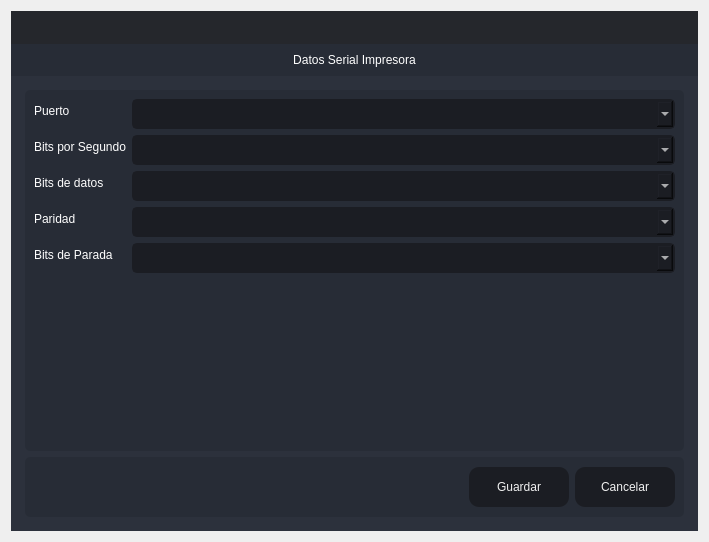
<?xml version="1.0" encoding="UTF-8"?>
<ui version="4.0">
 <class>Create_Aduana</class>
 <widget class="QDialog" name="Create_Aduana">
  <property name="windowModality">
   <enum>Qt::ApplicationModal</enum>
  </property>
  <property name="geometry">
   <rect>
    <x>0</x>
    <y>0</y>
    <width>709</width>
    <height>542</height>
   </rect>
  </property>
  <property name="windowTitle">
   <string>Actualizar</string>
  </property>
  <layout class="QVBoxLayout" name="verticalLayout_6">
   <item>
    <widget class="QFrame" name="frame_main">
     <property name="styleSheet">
      <string notr="true">/* LINE EDIT */
QLineEdit {
	background-color: rgb(27, 29, 35);
	border-radius: 5px;
	border: 2px solid rgb(27, 29, 35);
	padding-left: 10px;
}
QLineEdit:hover {
	border: 2px solid rgb(64, 71, 88);
}
QLineEdit:focus {
	border: 2px solid rgb(91, 101, 124);
}

/* SCROLL BARS */
QScrollBar:horizontal {
    border: none;
    background: rgb(52, 59, 72);
    height: 14px;
    margin: 0px 21px 0 21px;
	border-radius: 0px;
}
QScrollBar::handle:horizontal {
    background: rgb(85, 170, 255);
    min-width: 25px;
	border-radius: 7px
}
QScrollBar::add-line:horizontal {
    border: none;
    background: rgb(55, 63, 77);
    width: 20px;
	border-top-right-radius: 7px;
    border-bottom-right-radius: 7px;
    subcontrol-position: right;
    subcontrol-origin: margin;
}
QScrollBar::sub-line:horizontal {
    border: none;
    background: rgb(55, 63, 77);
    width: 20px;
	border-top-left-radius: 7px;
    border-bottom-left-radius: 7px;
    subcontrol-position: left;
    subcontrol-origin: margin;
}
QScrollBar::up-arrow:horizontal, QScrollBar::down-arrow:horizontal
{
     background: none;
}
QScrollBar::add-page:horizontal, QScrollBar::sub-page:horizontal
{
     background: none;
}
 QScrollBar:vertical {
	border: none;
    background: rgb(52, 59, 72);
    width: 14px;
    margin: 21px 0 21px 0;
	border-radius: 0px;
 }
 QScrollBar::handle:vertical {	
	background: rgb(85, 170, 255);
    min-height: 25px;
	border-radius: 7px
 }
 QScrollBar::add-line:vertical {
     border: none;
    background: rgb(55, 63, 77);
     height: 20px;
	border-bottom-left-radius: 7px;
    border-bottom-right-radius: 7px;
     subcontrol-position: bottom;
     subcontrol-origin: margin;
 }
 QScrollBar::sub-line:vertical {
	border: none;
    background: rgb(55, 63, 77);
     height: 20px;
	border-top-left-radius: 7px;
    border-top-right-radius: 7px;
     subcontrol-position: top;
     subcontrol-origin: margin;
 }
 QScrollBar::up-arrow:vertical, QScrollBar::down-arrow:vertical {
     background: none;
 }

 QScrollBar::add-page:vertical, QScrollBar::sub-page:vertical {
     background: none;
 }

/* CHECKBOX */
QCheckBox::indicator {
    border: 3px solid rgb(52, 59, 72);
	width: 15px;
	height: 15px;
	border-radius: 10px;
    background: rgb(44, 49, 60);
}
QCheckBox::indicator:hover {
    border: 3px solid rgb(58, 66, 81);
}
QCheckBox::indicator:checked {
    background: 3px solid rgb(52, 59, 72);
	border: 3px solid rgb(52, 59, 72);	
	background-image: url(:/16x16/icons/16x16/cil-check-alt.png);
}

/* RADIO BUTTON */
QRadioButton::indicator {
    border: 3px solid rgb(52, 59, 72);
	width: 15px;
	height: 15px;
	border-radius: 10px;
    background: rgb(44, 49, 60);
}
QRadioButton::indicator:hover {
    border: 3px solid rgb(58, 66, 81);
}
QRadioButton::indicator:checked {
    background: 3px solid rgb(94, 106, 130);
	border: 3px solid rgb(52, 59, 72);	
}

/* COMBOBOX */
QComboBox{
	background-color: rgb(27, 29, 35);
	border-radius: 5px;
	border: 2px solid rgb(27, 29, 35);
	padding: 5px;
	padding-left: 10px;
}
QComboBox:hover{
	border: 2px solid rgb(64, 71, 88);
}
QComboBox::drop-down {
	subcontrol-origin: padding;
	subcontrol-position: top right;
	width: 25px; 
	border-left-width: 3px;
	border-left-color: rgba(39, 44, 54, 150);
	border-left-style: solid;
	border-top-right-radius: 3px;
	border-bottom-right-radius: 3px;	
	background-image: url(:/16x16/icons/16x16/cil-arrow-bottom.png);
	background-position: center;
	background-repeat: no-reperat;
 }
QComboBox QAbstractItemView {
	color: rgb(85, 170, 255);	
	background-color: rgb(27, 29, 35);
	padding: 10px;
	selection-background-color: rgb(39, 44, 54);
}

/* SLIDERS */
QSlider::groove:horizontal {
    border-radius: 9px;
    height: 18px;
	margin: 0px;
	background-color: rgb(52, 59, 72);
}
QSlider::groove:horizontal:hover {
	background-color: rgb(55, 62, 76);
}
QSlider::handle:horizontal {
    background-color: rgb(85, 170, 255);
    border: none;
    height: 18px;
    width: 18px;
    margin: 0px;
	border-radius: 9px;
}
QSlider::handle:horizontal:hover {
    background-color: rgb(105, 180, 255);
}
QSlider::handle:horizontal:pressed {
    background-color: rgb(65, 130, 195);
}

QSlider::groove:vertical {
    border-radius: 9px;
    width: 18px;
    margin: 0px;
	background-color: rgb(52, 59, 72);
}
QSlider::groove:vertical:hover {
	background-color: rgb(55, 62, 76);
}
QSlider::handle:vertical {
    background-color: rgb(85, 170, 255);
	border: none;
    height: 18px;
    width: 18px;
    margin: 0px;
	border-radius: 9px;
}
QSlider::handle:vertical:hover {
    background-color: rgb(105, 180, 255);
}
QSlider::handle:vertical:pressed {
    background-color: rgb(65, 130, 195);
}

</string>
     </property>
     <property name="frameShape">
      <enum>QFrame::NoFrame</enum>
     </property>
     <property name="frameShadow">
      <enum>QFrame::Raised</enum>
     </property>
     <layout class="QVBoxLayout" name="verticalLayout">
      <property name="spacing">
       <number>0</number>
      </property>
      <property name="leftMargin">
       <number>0</number>
      </property>
      <property name="topMargin">
       <number>0</number>
      </property>
      <property name="rightMargin">
       <number>0</number>
      </property>
      <property name="bottomMargin">
       <number>0</number>
      </property>
      <item>
       <widget class="QFrame" name="frame_top">
        <property name="minimumSize">
         <size>
          <width>0</width>
          <height>65</height>
         </size>
        </property>
        <property name="maximumSize">
         <size>
          <width>16777215</width>
          <height>65</height>
         </size>
        </property>
        <property name="styleSheet">
         <string notr="true">background-color: transparent;</string>
        </property>
        <property name="frameShape">
         <enum>QFrame::NoFrame</enum>
        </property>
        <property name="frameShadow">
         <enum>QFrame::Raised</enum>
        </property>
        <layout class="QHBoxLayout" name="horizontalLayout_3">
         <property name="spacing">
          <number>0</number>
         </property>
         <property name="leftMargin">
          <number>0</number>
         </property>
         <property name="topMargin">
          <number>0</number>
         </property>
         <property name="rightMargin">
          <number>0</number>
         </property>
         <property name="bottomMargin">
          <number>0</number>
         </property>
         <item>
          <widget class="QFrame" name="frame_toggle">
           <property name="maximumSize">
            <size>
             <width>70</width>
             <height>16777215</height>
            </size>
           </property>
           <property name="styleSheet">
            <string notr="true">background-color: rgb(27, 29, 35);</string>
           </property>
           <property name="frameShape">
            <enum>QFrame::NoFrame</enum>
           </property>
           <property name="frameShadow">
            <enum>QFrame::Raised</enum>
           </property>
           <layout class="QVBoxLayout" name="verticalLayout_3">
            <property name="spacing">
             <number>0</number>
            </property>
            <property name="leftMargin">
             <number>0</number>
            </property>
            <property name="topMargin">
             <number>0</number>
            </property>
            <property name="rightMargin">
             <number>0</number>
            </property>
            <property name="bottomMargin">
             <number>0</number>
            </property>
           </layout>
          </widget>
         </item>
         <item>
          <widget class="QFrame" name="frame_top_right">
           <property name="styleSheet">
            <string notr="true">background: transparent;</string>
           </property>
           <property name="frameShape">
            <enum>QFrame::NoFrame</enum>
           </property>
           <property name="frameShadow">
            <enum>QFrame::Raised</enum>
           </property>
           <layout class="QVBoxLayout" name="verticalLayout_2">
            <property name="spacing">
             <number>0</number>
            </property>
            <property name="leftMargin">
             <number>0</number>
            </property>
            <property name="topMargin">
             <number>0</number>
            </property>
            <property name="rightMargin">
             <number>0</number>
            </property>
            <property name="bottomMargin">
             <number>0</number>
            </property>
            <item>
             <widget class="QFrame" name="frame_top_btns">
              <property name="maximumSize">
               <size>
                <width>16777215</width>
                <height>42</height>
               </size>
              </property>
              <property name="styleSheet">
               <string notr="true">background-color: rgba(27, 29, 35, 200)</string>
              </property>
              <property name="frameShape">
               <enum>QFrame::NoFrame</enum>
              </property>
              <property name="frameShadow">
               <enum>QFrame::Raised</enum>
              </property>
              <layout class="QHBoxLayout" name="horizontalLayout_4">
               <property name="spacing">
                <number>0</number>
               </property>
               <property name="leftMargin">
                <number>0</number>
               </property>
               <property name="topMargin">
                <number>0</number>
               </property>
               <property name="rightMargin">
                <number>0</number>
               </property>
               <property name="bottomMargin">
                <number>0</number>
               </property>
               <item>
                <widget class="QFrame" name="frame_label_top_btns">
                 <property name="sizePolicy">
                  <sizepolicy hsizetype="Expanding" vsizetype="Preferred">
                   <horstretch>0</horstretch>
                   <verstretch>0</verstretch>
                  </sizepolicy>
                 </property>
                 <property name="frameShape">
                  <enum>QFrame::NoFrame</enum>
                 </property>
                 <property name="frameShadow">
                  <enum>QFrame::Raised</enum>
                 </property>
                 <layout class="QHBoxLayout" name="horizontalLayout_10">
                  <property name="spacing">
                   <number>0</number>
                  </property>
                  <property name="leftMargin">
                   <number>5</number>
                  </property>
                  <property name="topMargin">
                   <number>0</number>
                  </property>
                  <property name="rightMargin">
                   <number>10</number>
                  </property>
                  <property name="bottomMargin">
                   <number>0</number>
                  </property>
                 </layout>
                </widget>
               </item>
               <item alignment="Qt::AlignRight">
                <widget class="QFrame" name="frame_btns_right">
                 <property name="sizePolicy">
                  <sizepolicy hsizetype="Expanding" vsizetype="Preferred">
                   <horstretch>0</horstretch>
                   <verstretch>0</verstretch>
                  </sizepolicy>
                 </property>
                 <property name="maximumSize">
                  <size>
                   <width>120</width>
                   <height>16777215</height>
                  </size>
                 </property>
                 <property name="frameShape">
                  <enum>QFrame::NoFrame</enum>
                 </property>
                 <property name="frameShadow">
                  <enum>QFrame::Raised</enum>
                 </property>
                 <layout class="QHBoxLayout" name="horizontalLayout_5">
                  <property name="spacing">
                   <number>0</number>
                  </property>
                  <property name="leftMargin">
                   <number>0</number>
                  </property>
                  <property name="topMargin">
                   <number>0</number>
                  </property>
                  <property name="rightMargin">
                   <number>0</number>
                  </property>
                  <property name="bottomMargin">
                   <number>0</number>
                  </property>
                 </layout>
                </widget>
               </item>
              </layout>
             </widget>
            </item>
            <item>
             <widget class="QFrame" name="frame_top_info">
              <property name="maximumSize">
               <size>
                <width>16777215</width>
                <height>65</height>
               </size>
              </property>
              <property name="styleSheet">
               <string notr="true">background-color: rgb(39, 44, 54);</string>
              </property>
              <property name="frameShape">
               <enum>QFrame::NoFrame</enum>
              </property>
              <property name="frameShadow">
               <enum>QFrame::Raised</enum>
              </property>
              <layout class="QHBoxLayout" name="horizontalLayout_8">
               <property name="spacing">
                <number>0</number>
               </property>
               <property name="leftMargin">
                <number>10</number>
               </property>
               <property name="topMargin">
                <number>0</number>
               </property>
               <property name="rightMargin">
                <number>10</number>
               </property>
               <property name="bottomMargin">
                <number>0</number>
               </property>
               <item>
                <widget class="QLabel" name="label">
                 <property name="styleSheet">
                  <string notr="true">font: 75 20pt &quot;MS Shell Dlg 2&quot;;
color: rgb(255, 255, 255);</string>
                 </property>
                 <property name="text">
                  <string>Datos Serial Impresora</string>
                 </property>
                 <property name="alignment">
                  <set>Qt::AlignCenter</set>
                 </property>
                </widget>
               </item>
              </layout>
             </widget>
            </item>
           </layout>
          </widget>
         </item>
        </layout>
       </widget>
      </item>
      <item>
       <widget class="QFrame" name="frame_center">
        <property name="sizePolicy">
         <sizepolicy hsizetype="Expanding" vsizetype="Expanding">
          <horstretch>0</horstretch>
          <verstretch>0</verstretch>
         </sizepolicy>
        </property>
        <property name="styleSheet">
         <string notr="true">background-color: rgb(40, 44, 52);</string>
        </property>
        <property name="frameShape">
         <enum>QFrame::NoFrame</enum>
        </property>
        <property name="frameShadow">
         <enum>QFrame::Raised</enum>
        </property>
        <layout class="QHBoxLayout" name="horizontalLayout_2">
         <property name="spacing">
          <number>0</number>
         </property>
         <property name="leftMargin">
          <number>0</number>
         </property>
         <property name="topMargin">
          <number>0</number>
         </property>
         <property name="rightMargin">
          <number>0</number>
         </property>
         <property name="bottomMargin">
          <number>0</number>
         </property>
         <item>
          <widget class="QFrame" name="frame_content_right">
           <property name="styleSheet">
            <string notr="true">background-color: rgb(44, 49, 60);</string>
           </property>
           <property name="frameShape">
            <enum>QFrame::NoFrame</enum>
           </property>
           <property name="frameShadow">
            <enum>QFrame::Raised</enum>
           </property>
           <layout class="QVBoxLayout" name="verticalLayout_4">
            <property name="spacing">
             <number>0</number>
            </property>
            <property name="leftMargin">
             <number>0</number>
            </property>
            <property name="topMargin">
             <number>0</number>
            </property>
            <property name="rightMargin">
             <number>0</number>
            </property>
            <property name="bottomMargin">
             <number>0</number>
            </property>
            <item>
             <widget class="QFrame" name="frame_content">
              <property name="frameShape">
               <enum>QFrame::NoFrame</enum>
              </property>
              <property name="frameShadow">
               <enum>QFrame::Raised</enum>
              </property>
              <layout class="QVBoxLayout" name="verticalLayout_9">
               <property name="spacing">
                <number>0</number>
               </property>
               <property name="leftMargin">
                <number>5</number>
               </property>
               <property name="topMargin">
                <number>5</number>
               </property>
               <property name="rightMargin">
                <number>5</number>
               </property>
               <property name="bottomMargin">
                <number>5</number>
               </property>
               <item>
                <widget class="QStackedWidget" name="stackedWidget">
                 <property name="styleSheet">
                  <string notr="true">background: transparent;</string>
                 </property>
                 <property name="currentIndex">
                  <number>0</number>
                 </property>
                 <widget class="QWidget" name="page_home">
                  <layout class="QVBoxLayout" name="verticalLayout_10">
                   <item>
                    <widget class="QFrame" name="frame_4">
                     <property name="styleSheet">
                      <string notr="true">background-color: rgb(39, 44, 54);
border-radius: 5px;</string>
                     </property>
                     <property name="frameShape">
                      <enum>QFrame::StyledPanel</enum>
                     </property>
                     <property name="frameShadow">
                      <enum>QFrame::Raised</enum>
                     </property>
                     <layout class="QVBoxLayout" name="verticalLayout_8">
                      <item>
                       <layout class="QFormLayout" name="formLayout_3">
                        <item row="0" column="0">
                         <widget class="QLabel" name="label_9">
                          <property name="styleSheet">
                           <string notr="true">font: 75 12pt &quot;MS Shell Dlg 2&quot;;
color: rgb(255, 255, 255);</string>
                          </property>
                          <property name="text">
                           <string>Puerto</string>
                          </property>
                         </widget>
                        </item>
                        <item row="0" column="1">
                         <widget class="QComboBox" name="comboBoxPuerto">
                          <property name="styleSheet">
                           <string notr="true">QComboBox{
	background-color: rgb(27, 29, 35);
	border-radius: 5px;
	border: 2px solid rgb(27, 29, 35);
	padding: 5px;
	padding-left: 14px;
	color: rgb(255, 255, 255);
    font: 75 12pt &quot;MS Shell Dlg 2&quot;;
}
QComboBox:hover{
	border: 2px solid rgb(64, 71, 88);
}
QComboBox QAbstractItemView {
	color: rgb(85, 170, 255);	
	background-color: rgb(27, 29, 35);
	padding: 10px;
	selection-background-color: rgb(39, 44, 54);
}</string>
                          </property>
                         </widget>
                        </item>
                        <item row="1" column="0">
                         <widget class="QLabel" name="label_10">
                          <property name="styleSheet">
                           <string notr="true">font: 75 12pt &quot;MS Shell Dlg 2&quot;;
color: rgb(255, 255, 255);</string>
                          </property>
                          <property name="text">
                           <string>Bits por Segundo</string>
                          </property>
                         </widget>
                        </item>
                        <item row="1" column="1">
                         <widget class="QComboBox" name="comboBox_bitsxsec">
                          <property name="styleSheet">
                           <string notr="true">QComboBox{
	background-color: rgb(27, 29, 35);
	border-radius: 5px;
	border: 2px solid rgb(27, 29, 35);
	padding: 5px;
	padding-left: 14px;
	color: rgb(255, 255, 255);
    font: 75 12pt &quot;MS Shell Dlg 2&quot;;
}
QComboBox:hover{
	border: 2px solid rgb(64, 71, 88);
}
QComboBox QAbstractItemView {
	color: rgb(85, 170, 255);	
	background-color: rgb(27, 29, 35);
	padding: 10px;
	selection-background-color: rgb(39, 44, 54);
}</string>
                          </property>
                         </widget>
                        </item>
                        <item row="2" column="0">
                         <widget class="QLabel" name="label_13">
                          <property name="styleSheet">
                           <string notr="true">font: 75 12pt &quot;MS Shell Dlg 2&quot;;
color: rgb(255, 255, 255);</string>
                          </property>
                          <property name="text">
                           <string>Bits de datos</string>
                          </property>
                         </widget>
                        </item>
                        <item row="2" column="1">
                         <widget class="QComboBox" name="comboBox_bitsDatos">
                          <property name="styleSheet">
                           <string notr="true">QComboBox{
	background-color: rgb(27, 29, 35);
	border-radius: 5px;
	border: 2px solid rgb(27, 29, 35);
	padding: 5px;
	padding-left: 14px;
	color: rgb(255, 255, 255);
    font: 75 12pt &quot;MS Shell Dlg 2&quot;;
}
QComboBox:hover{
	border: 2px solid rgb(64, 71, 88);
}
QComboBox QAbstractItemView {
	color: rgb(85, 170, 255);	
	background-color: rgb(27, 29, 35);
	padding: 10px;
	selection-background-color: rgb(39, 44, 54);
}</string>
                          </property>
                         </widget>
                        </item>
                        <item row="3" column="0">
                         <widget class="QLabel" name="label_14">
                          <property name="styleSheet">
                           <string notr="true">font: 75 12pt &quot;MS Shell Dlg 2&quot;;
color: rgb(255, 255, 255);</string>
                          </property>
                          <property name="text">
                           <string>Paridad</string>
                          </property>
                         </widget>
                        </item>
                        <item row="3" column="1">
                         <widget class="QComboBox" name="comboBox_Paridad">
                          <property name="styleSheet">
                           <string notr="true">QComboBox{
	background-color: rgb(27, 29, 35);
	border-radius: 5px;
	border: 2px solid rgb(27, 29, 35);
	padding: 5px;
	padding-left: 14px;
	color: rgb(255, 255, 255);
    font: 75 12pt &quot;MS Shell Dlg 2&quot;;
}
QComboBox:hover{
	border: 2px solid rgb(64, 71, 88);
}
QComboBox QAbstractItemView {
	color: rgb(85, 170, 255);	
	background-color: rgb(27, 29, 35);
	padding: 10px;
	selection-background-color: rgb(39, 44, 54);
}</string>
                          </property>
                         </widget>
                        </item>
                        <item row="4" column="0">
                         <widget class="QLabel" name="label_15">
                          <property name="styleSheet">
                           <string notr="true">font: 75 12pt &quot;MS Shell Dlg 2&quot;;
color: rgb(255, 255, 255);</string>
                          </property>
                          <property name="text">
                           <string>Bits de Parada</string>
                          </property>
                         </widget>
                        </item>
                        <item row="4" column="1">
                         <widget class="QComboBox" name="comboBox_bitsDeParada">
                          <property name="styleSheet">
                           <string notr="true">QComboBox{
	background-color: rgb(27, 29, 35);
	border-radius: 5px;
	border: 2px solid rgb(27, 29, 35);
	padding: 5px;
	padding-left: 14px;
	color: rgb(255, 255, 255);
    font: 75 12pt &quot;MS Shell Dlg 2&quot;;
}
QComboBox:hover{
	border: 2px solid rgb(64, 71, 88);
}
QComboBox QAbstractItemView {
	color: rgb(85, 170, 255);	
	background-color: rgb(27, 29, 35);
	padding: 10px;
	selection-background-color: rgb(39, 44, 54);
}</string>
                          </property>
                         </widget>
                        </item>
                       </layout>
                      </item>
                     </layout>
                    </widget>
                   </item>
                   <item>
                    <widget class="QFrame" name="frame_2">
                     <property name="minimumSize">
                      <size>
                       <width>0</width>
                       <height>60</height>
                      </size>
                     </property>
                     <property name="maximumSize">
                      <size>
                       <width>16777215</width>
                       <height>60</height>
                      </size>
                     </property>
                     <property name="styleSheet">
                      <string notr="true">background-color: rgb(39, 44, 54);
border-radius: 5px;</string>
                     </property>
                     <property name="frameShape">
                      <enum>QFrame::StyledPanel</enum>
                     </property>
                     <property name="frameShadow">
                      <enum>QFrame::Raised</enum>
                     </property>
                     <layout class="QHBoxLayout" name="horizontalLayout_9">
                      <item>
                       <layout class="QGridLayout" name="gridLayout">
                        <item row="0" column="0">
                         <spacer name="horizontalSpacer">
                          <property name="orientation">
                           <enum>Qt::Horizontal</enum>
                          </property>
                          <property name="sizeHint" stdset="0">
                           <size>
                            <width>40</width>
                            <height>20</height>
                           </size>
                          </property>
                         </spacer>
                        </item>
                        <item row="0" column="1">
                         <widget class="QPushButton" name="btnAgregar">
                          <property name="minimumSize">
                           <size>
                            <width>100</width>
                            <height>40</height>
                           </size>
                          </property>
                          <property name="styleSheet">
                           <string notr="true">QPushButton {
	border-color: rgb(27, 29, 35);
	font: 75 10pt &quot;MS Shell Dlg 2&quot;;
	color: rgb(240, 240, 240);
	background-color: rgb(27, 29, 35);
	border: 0px solid;
	border-radius: 10px;	
}
QPushButton:hover {
	background-color:rgb(44, 49, 60);
	border-color: rgb(27, 29, 35);
	border: 2px solid;
}</string>
                          </property>
                          <property name="text">
                           <string>Guardar</string>
                          </property>
                         </widget>
                        </item>
                        <item row="0" column="2">
                         <widget class="QPushButton" name="btnCancelar">
                          <property name="minimumSize">
                           <size>
                            <width>100</width>
                            <height>40</height>
                           </size>
                          </property>
                          <property name="styleSheet">
                           <string notr="true">QPushButton {
	border-color: rgb(27, 29, 35);
	font: 75 10pt &quot;MS Shell Dlg 2&quot;;
	color: rgb(240, 240, 240);
	background-color: rgb(27, 29, 35);
	border: 0px solid;
	border-radius: 10px;	
}
QPushButton:hover {
	background-color:rgb(44, 49, 60);
	border-color: rgb(27, 29, 35);
	border: 2px solid;
}</string>
                          </property>
                          <property name="text">
                           <string>Cancelar</string>
                          </property>
                         </widget>
                        </item>
                       </layout>
                      </item>
                     </layout>
                    </widget>
                   </item>
                  </layout>
                 </widget>
                </widget>
               </item>
              </layout>
             </widget>
            </item>
           </layout>
          </widget>
         </item>
        </layout>
       </widget>
      </item>
     </layout>
    </widget>
   </item>
  </layout>
 </widget>
 <resources/>
 <connections/>
</ui>
